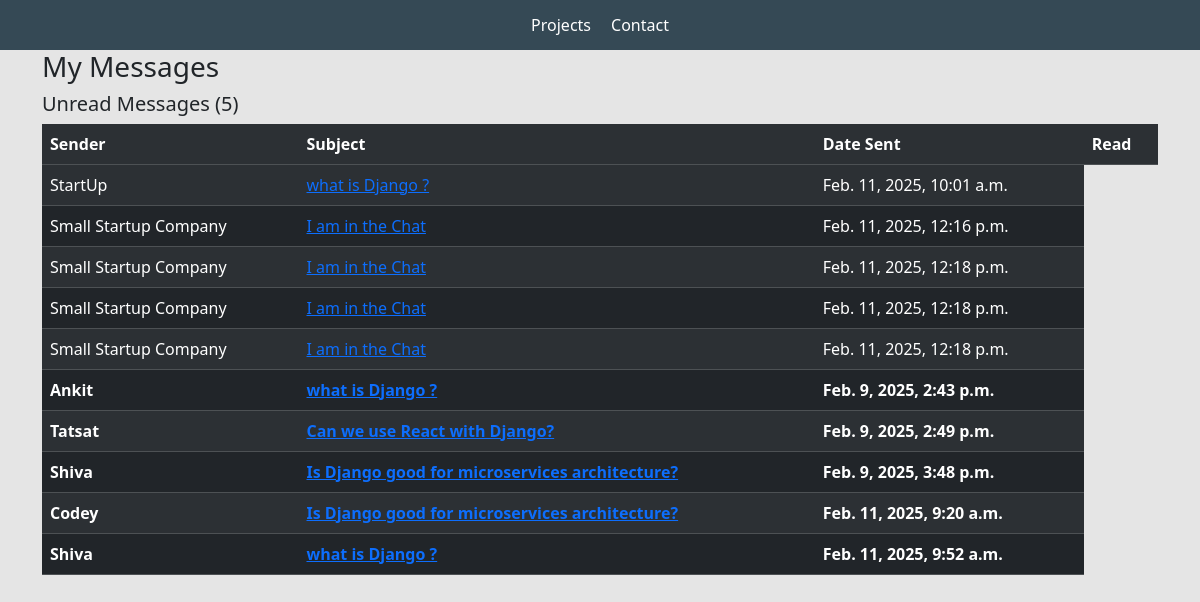
Screenshot of /inbox/ with the database file from the repository.
### base/models.py (models this page shows, shortened)
class Message(models.Model):
    name = models.CharField(max_length=255, null=True)
    email = models.CharField(max_length=255, null=True)
    subject = models.CharField(max_length=255, null=True)
    body = models.TextField()
    is_read = models.BooleanField(default=False)
    created = models.DateTimeField(auto_now_add=True)
    id = models.UUIDField(default=uuid.uuid4, unique=True, primary_key=True, editable=False)

### base/views.py (the view)
# urls.py: path('inbox/', views.inboxPage, name="inbox"),
def inboxPage(request):
    inbox = Message.objects.all().order_by('is_read')
    unreadCount = Message.objects.filter(is_read=False).count
    context = {'inbox': inbox, 'unreadCount': unreadCount}
    return render(request, 'base/inbox.html', context)

### base/templates/base/inbox.html
{% extends 'base/main.html' %}
{% load static %}
{% block content %}
<div class="container">
<h3>My Messages</h3>
<h5>Unread Messages ({{unreadCount}})</h5>
<table class="table table-dark table-striped">
    <thread>
        <tr>
            <th>Sender</th>
            <th>Subject</th>
            <th>Date Sent</th>
            <th>Read</th>
        </tr>
    </thread>
    <tbody>
        {% for message in inbox %}
        {% if message.is_read %}
           <tr style="font-weight:900;">
               {% else %}
            <tr>
            {% endif %}
            <td>{{message.name}}</td>
                <td><a href="{% url 'message' message.id %}">{{message.subject}}</a></td>
            <td>{{message.created}}</td>
           </tr>
        {% endfor %}
    </tbody>
</table>
</div>
{% endblock content %}

### static/styles/main.css (style rules this page uses)
body { background-color: #e5e5e5; }

### rows the page displays
Message: name "StartUp", subject "what is Django ?", created "Feb. 11, 2025, 10:01 a.m."
Message: name "Small Startup Company", subject "I am in the Chat", created "Feb. 11, 2025, 12:16 p.m."
Message: name "Small Startup Company", subject "I am in the Chat", created "Feb. 11, 2025, 12:18 p.m."
Message: name "Small Startup Company", subject "I am in the Chat", created "Feb. 11, 2025, 12:18 p.m."
Message: name "Small Startup Company", subject "I am in the Chat", created "Feb. 11, 2025, 12:18 p.m."
Message: name "Ankit", subject "what is Django ?", created "Feb. 9, 2025, 2:43 p.m."
Message: name "Tatsat", subject "Can we use React with Django?", created "Feb. 9, 2025, 2:49 p.m."
Message: name "Shiva", subject "Is Django good for microservices architecture?", created "Feb. 9, 2025, 3:48 p.m."
Message: name "Codey", subject "Is Django good for microservices architecture?", created "Feb. 11, 2025, 9:20 a.m."
Message: name "Shiva", subject "what is Django ?", created "Feb. 11, 2025, 9:52 a.m."

### other values shown
{{ unreadCount }} "5"
